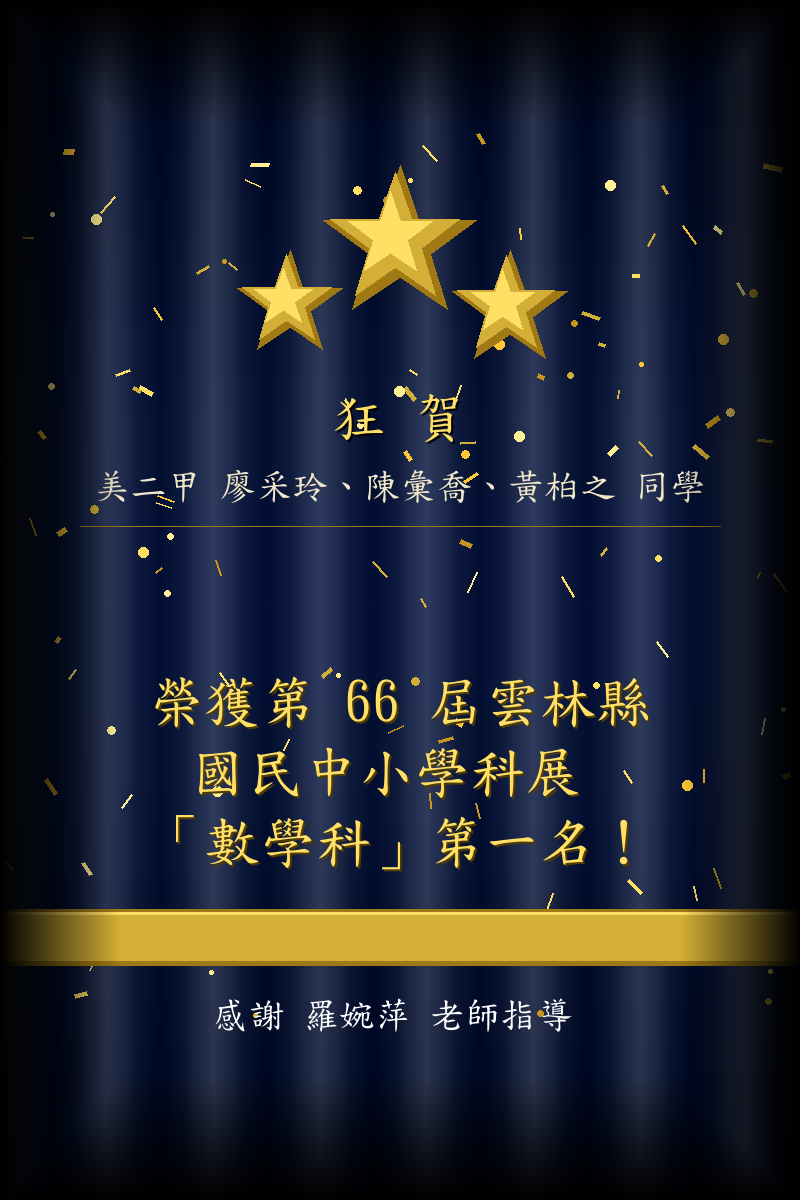
#> input picture poster_66_01_數學科第一名.png, 800 x 1200 px
$ python upscale_to_a1.py
#> lines starting #> are read from the running program, lines starting #| are printed output that depends on the picture
"""
將 PNG 海報放大至 A1 尺寸 300 DPI 並輸出 PDF
A1: 594mm × 841mm @ 300 DPI = 7016 × 9933 px
"""
from PIL import Image
import img2pdf
import os

A1_W_MM = 594
A1_H_MM = 841
DPI = 300
A1_W_PX = int(A1_W_MM * DPI / 25.4)  # 7016
A1_H_PX = int(A1_H_MM * DPI / 25.4)  # 9933

files = [
    "poster_66_01_數學科第一名.png",
    "poster_66_02_數學科第二名.png",
    "poster_66_03_生物科第二名.png",
    "poster_66_04_生物科第三名.png",
    "poster_66_05_生活應用科學一第四名.png",
    "poster_66_06_生活應用科學二第三名.png",
    "poster_66_07_生活應用科學三第四名.png",
    "poster_award.png",
]

os.makedirs("a1_output", exist_ok=True)

out_pngs = []

for fname in files:
    if not os.path.exists(fname):
        print(f"[SKIP] {fname} 不存在")
        continue

    img = Image.open(fname).convert("RGB")
#> img is the input picture: PIL image 800x1200 RGB; mean R, G, B 31.7, 36, 47.5
    orig_w, orig_h = img.size
#> orig_w = 800; orig_h = 1200
    print(f"處理: {fname}  原始: {orig_w}×{orig_h}")
#| 處理: poster_66_01_數學科第一名.png  原始: 800×1200

    # 等比縮放填滿 A1（超出部分從中心裁切，不留白邊）
    scale = max(A1_W_PX / orig_w, A1_H_PX / orig_h)
#> scale = 8.77
    new_w = int(orig_w * scale)
#> new_w = 7015
    new_h = int(orig_h * scale)
#> new_h = 10522

    img_scaled = img.resize((new_w, new_h), Image.LANCZOS)

    # 從中心裁切至精確 A1 尺寸
    crop_x = (new_w - A1_W_PX) // 2
#> crop_x = 0
    crop_y = (new_h - A1_H_PX) // 2
#> crop_y = 294
    canvas = img_scaled.crop((crop_x, crop_y, crop_x + A1_W_PX, crop_y + A1_H_PX))
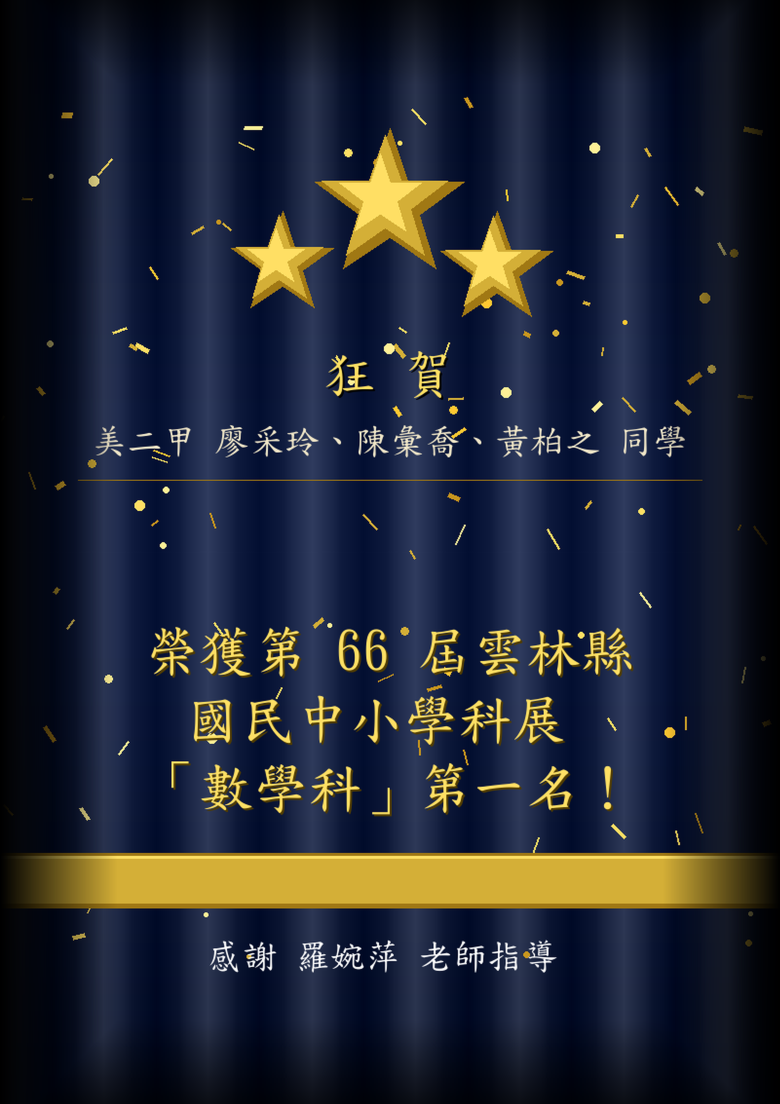
#> canvas: PIL image 7015x9933 RGB (shown at 1/9 size); mean R, G, B 33.4, 38, 50

    # 設定 DPI 並儲存高解析度 PNG（pnginfo 帶 DPI）
    out_png = os.path.join("a1_output", fname)
#> (the run stopped early here; a loop or call above may not have finished)
